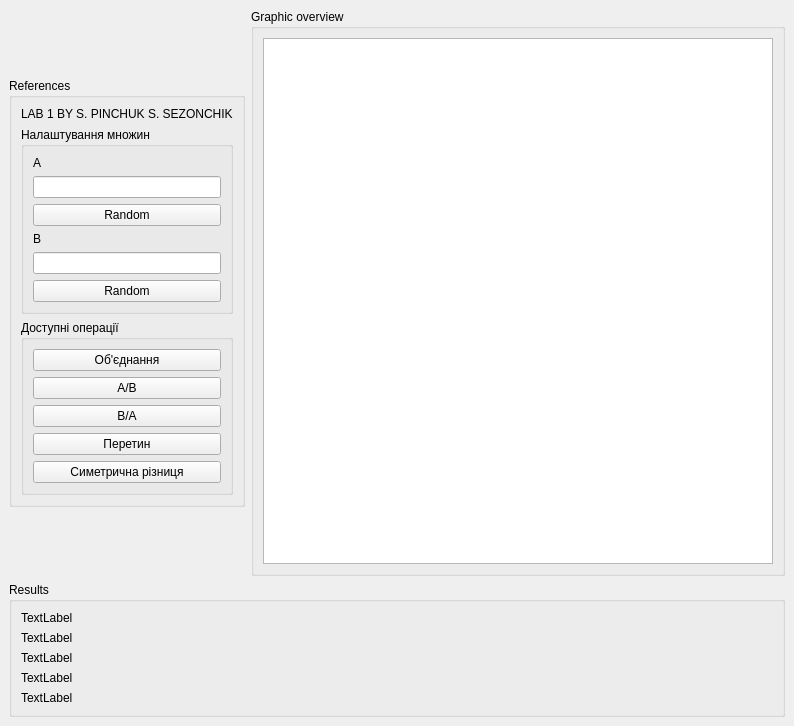
<?xml version="1.0" encoding="UTF-8"?>
<ui version="4.0">
 <class>MainWindow</class>
 <widget class="QMainWindow" name="MainWindow">
  <property name="geometry">
   <rect>
    <x>0</x>
    <y>0</y>
    <width>794</width>
    <height>726</height>
   </rect>
  </property>
  <property name="minimumSize">
   <size>
    <width>670</width>
    <height>670</height>
   </size>
  </property>
  <property name="windowTitle">
   <string>LAB 1 BY S.PINCHUK &amp; S. SEZONCHIK SE-191</string>
  </property>
  <widget class="QWidget" name="centralwidget">
   <layout class="QGridLayout" name="gridLayout_2">
    <item row="0" column="0">
     <widget class="QGroupBox" name="groupBox">
      <property name="enabled">
       <bool>true</bool>
      </property>
      <property name="sizePolicy">
       <sizepolicy hsizetype="Fixed" vsizetype="Fixed">
        <horstretch>0</horstretch>
        <verstretch>0</verstretch>
       </sizepolicy>
      </property>
      <property name="minimumSize">
       <size>
        <width>232</width>
        <height>239</height>
       </size>
      </property>
      <property name="title">
       <string>References</string>
      </property>
      <layout class="QVBoxLayout" name="verticalLayout">
       <item>
        <widget class="QLabel" name="label">
         <property name="text">
          <string>LAB 1 BY S. PINCHUK S. SEZONCHIK</string>
         </property>
        </widget>
       </item>
       <item>
        <widget class="QGroupBox" name="groupBox_4">
         <property name="title">
          <string>Налаштування множин</string>
         </property>
         <layout class="QVBoxLayout" name="verticalLayout_4">
          <item>
           <widget class="QLabel" name="label_6">
            <property name="text">
             <string>А</string>
            </property>
           </widget>
          </item>
          <item>
           <widget class="QLineEdit" name="lineEdit"/>
          </item>
          <item>
           <widget class="QPushButton" name="randomAButton">
            <property name="text">
             <string>Random</string>
            </property>
           </widget>
          </item>
          <item>
           <widget class="QLabel" name="label_7">
            <property name="text">
             <string>B</string>
            </property>
           </widget>
          </item>
          <item>
           <widget class="QLineEdit" name="lineEdit_2"/>
          </item>
          <item>
           <widget class="QPushButton" name="randomBButton">
            <property name="text">
             <string>Random</string>
            </property>
           </widget>
          </item>
         </layout>
        </widget>
       </item>
       <item>
        <widget class="QGroupBox" name="groupBox_5">
         <property name="title">
          <string>Доступні операції</string>
         </property>
         <layout class="QVBoxLayout" name="verticalLayout_5">
          <item>
           <widget class="QPushButton" name="pushButton_8">
            <property name="text">
             <string>Об'єднання</string>
            </property>
           </widget>
          </item>
          <item>
           <widget class="QPushButton" name="pushButton_9">
            <property name="text">
             <string>A/B</string>
            </property>
           </widget>
          </item>
          <item>
           <widget class="QPushButton" name="pushButton_10">
            <property name="text">
             <string>B/A</string>
            </property>
           </widget>
          </item>
          <item>
           <widget class="QPushButton" name="pushButton_11">
            <property name="text">
             <string>Перетин</string>
            </property>
           </widget>
          </item>
          <item>
           <widget class="QPushButton" name="pushButton_12">
            <property name="text">
             <string>Симетрична різниця</string>
            </property>
           </widget>
          </item>
         </layout>
        </widget>
       </item>
      </layout>
     </widget>
    </item>
    <item row="0" column="1">
     <widget class="QGroupBox" name="groupBox_2">
      <property name="sizePolicy">
       <sizepolicy hsizetype="Expanding" vsizetype="Expanding">
        <horstretch>0</horstretch>
        <verstretch>0</verstretch>
       </sizepolicy>
      </property>
      <property name="title">
       <string>Graphic overview</string>
      </property>
      <layout class="QGridLayout" name="gridLayout">
       <item row="0" column="0">
        <widget class="QGraphicsView" name="graphicsView"/>
       </item>
      </layout>
     </widget>
    </item>
    <item row="1" column="0" colspan="2">
     <widget class="QGroupBox" name="groupBox_3">
      <property name="sizePolicy">
       <sizepolicy hsizetype="Preferred" vsizetype="Fixed">
        <horstretch>0</horstretch>
        <verstretch>0</verstretch>
       </sizepolicy>
      </property>
      <property name="title">
       <string>Results</string>
      </property>
      <layout class="QVBoxLayout" name="verticalLayout_2">
       <item>
        <widget class="QLabel" name="label_2">
         <property name="text">
          <string>TextLabel</string>
         </property>
        </widget>
       </item>
       <item>
        <widget class="QLabel" name="label_3">
         <property name="text">
          <string>TextLabel</string>
         </property>
        </widget>
       </item>
       <item>
        <widget class="QLabel" name="label_4">
         <property name="text">
          <string>TextLabel</string>
         </property>
        </widget>
       </item>
       <item>
        <widget class="QLabel" name="label_5">
         <property name="text">
          <string>TextLabel</string>
         </property>
        </widget>
       </item>
       <item>
        <widget class="QLabel" name="label_8">
         <property name="text">
          <string>TextLabel</string>
         </property>
        </widget>
       </item>
      </layout>
     </widget>
    </item>
   </layout>
   <zorder>groupBox</zorder>
   <zorder>groupBox_3</zorder>
   <zorder>groupBox_2</zorder>
  </widget>
  <widget class="QMenuBar" name="menuBar">
   <property name="geometry">
    <rect>
     <x>0</x>
     <y>0</y>
     <width>794</width>
     <height>27</height>
    </rect>
   </property>
  </widget>
 </widget>
 <resources/>
 <connections/>
</ui>
